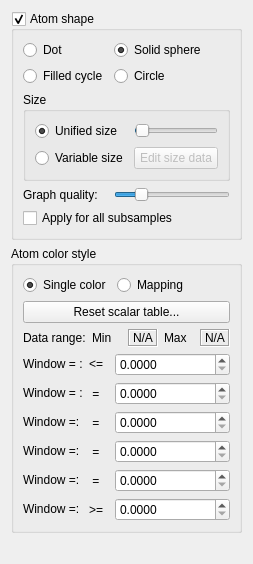
       <widget class="QWidget" name="atompropShape">
        <attribute name="title">
         <string>Shape and Color</string>
        </attribute>
        <layout class="QVBoxLayout" name="verticalLayout_17">
         <item>
          <widget class="QGroupBox" name="shapeoptionGroupBox">
           <property name="sizePolicy">
            <sizepolicy hsizetype="Preferred" vsizetype="Minimum">
             <horstretch>0</horstretch>
             <verstretch>0</verstretch>
            </sizepolicy>
           </property>
           <property name="title">
            <string>Atom shape</string>
           </property>
           <property name="alignment">
            <set>Qt::AlignLeading|Qt::AlignLeft|Qt::AlignTop</set>
           </property>
           <property name="flat">
            <bool>false</bool>
           </property>
           <property name="checkable">
            <bool>true</bool>
           </property>
           <layout class="QGridLayout" name="gridLayout_5">
            <item row="0" column="0">
             <widget class="QRadioButton" name="dotRadioButton">
              <property name="text">
               <string>Dot</string>
              </property>
              <property name="checked">
               <bool>false</bool>
              </property>
             </widget>
            </item>
            <item row="0" column="1">
             <widget class="QRadioButton" name="sphereRadioButton">
              <property name="text">
               <string>Solid sphere</string>
              </property>
              <property name="checked">
               <bool>true</bool>
              </property>
             </widget>
            </item>
            <item row="1" column="0">
             <widget class="QRadioButton" name="wireRadioButton">
              <property name="text">
               <string>Filled cycle</string>
              </property>
             </widget>
            </item>
            <item row="1" column="1">
             <widget class="QRadioButton" name="circleRadioButton">
              <property name="text">
               <string>Circle</string>
              </property>
             </widget>
            </item>
            <item row="2" column="0" colspan="2">
             <widget class="QGroupBox" name="AtomsizegroupBox">
              <property name="title">
               <string>Size</string>
              </property>
              <layout class="QGridLayout" name="gridLayout_4">
               <item row="0" column="0">
                <widget class="QRadioButton" name="atomunitsizeRadioButton">
                 <property name="text">
                  <string>Unified size</string>
                 </property>
                 <property name="checked">
                  <bool>true</bool>
                 </property>
                </widget>
               </item>
               <item row="0" column="1">
                <widget class="QSlider" name="atomsizeSlider">
                 <property name="toolTip">
                  <string>Change sphere size</string>
                 </property>
                 <property name="minimum">
                  <number>1</number>
                 </property>
                 <property name="maximum">
                  <number>500</number>
                 </property>
                 <property name="value">
                  <number>10</number>
                 </property>
                 <property name="orientation">
                  <enum>Qt::Horizontal</enum>
                 </property>
                </widget>
               </item>
               <item row="1" column="0">
                <widget class="QRadioButton" name="atomvairablesizeRadioButton">
                 <property name="text">
                  <string>Variable size</string>
                 </property>
                </widget>
               </item>
               <item row="1" column="1">
                <widget class="QPushButton" name="atomsizedataButton">
                 <property name="enabled">
                  <bool>false</bool>
                 </property>
                 <property name="text">
                  <string>Edit size data</string>
                 </property>
                </widget>
               </item>
              </layout>
             </widget>
            </item>
            <item row="3" column="0">
             <widget class="QLabel" name="label_34">
              <property name="text">
               <string>Graph quality:</string>
              </property>
              <property name="buddy">
               <cstring>graphqualitySlider</cstring>
              </property>
             </widget>
            </item>
            <item row="3" column="1">
             <widget class="QSlider" name="graphqualitySlider">
              <property name="minimum">
               <number>6</number>
              </property>
              <property name="maximum">
               <number>36</number>
              </property>
              <property name="pageStep">
               <number>3</number>
              </property>
              <property name="value">
               <number>12</number>
              </property>
              <property name="orientation">
               <enum>Qt::Horizontal</enum>
              </property>
             </widget>
            </item>
            <item row="4" column="0" colspan="2">
             <widget class="QCheckBox" name="atomsphaeApplyforAllCheckBox">
              <property name="text">
               <string>Apply for all subsamples</string>
              </property>
             </widget>
            </item>
           </layout>
          </widget>
         </item>
         <item>
          <widget class="QGroupBox" name="coloroptionGroupBox">
           <property name="sizePolicy">
            <sizepolicy hsizetype="Preferred" vsizetype="Fixed">
             <horstretch>0</horstretch>
             <verstretch>0</verstretch>
            </sizepolicy>
           </property>
           <property name="title">
            <string>Atom color style</string>
           </property>
           <layout class="QVBoxLayout" name="verticalLayout_16">
            <item>
             <layout class="QFormLayout" name="formLayout_7">
              <item row="0" column="0">
               <widget class="QRadioButton" name="singlecolorRadioButton">
                <property name="text">
                 <string>Single color</string>
                </property>
                <property name="checked">
                 <bool>true</bool>
                </property>
               </widget>
              </item>
              <item row="0" column="1">
               <widget class="QRadioButton" name="mappingcolorRadioButton">
                <property name="text">
                 <string>Mapping</string>
                </property>
               </widget>
              </item>
             </layout>
            </item>
            <item>
             <widget class="QStackedWidget" name="colorstyleStackedWidget">
              <property name="sizePolicy">
               <sizepolicy hsizetype="Minimum" vsizetype="Preferred">
                <horstretch>0</horstretch>
                <verstretch>0</verstretch>
               </sizepolicy>
              </property>
              <property name="lineWidth">
               <number>1</number>
              </property>
              <property name="currentIndex">
               <number>1</number>
              </property>
              <widget class="QWidget" name="singleColorPage">
               <layout class="QVBoxLayout" name="verticalLayout_8">
                <property name="leftMargin">
                 <number>0</number>
                </property>
                <property name="topMargin">
                 <number>0</number>
                </property>
                <property name="rightMargin">
                 <number>0</number>
                </property>
                <property name="bottomMargin">
                 <number>0</number>
                </property>
                <item>
                 <widget class="QPushButton" name="changeatomColorButton">
                  <property name="text">
                   <string>Change atom color</string>
                  </property>
                  <property name="iconSize">
                   <size>
                    <width>32</width>
                    <height>16</height>
                   </size>
                  </property>
                 </widget>
                </item>
                <item>
                 <spacer name="verticalSpacer_7">
                  <property name="orientation">
                   <enum>Qt::Vertical</enum>
                  </property>
                  <property name="sizeHint" stdset="0">
                   <size>
                    <width>20</width>
                    <height>40</height>
                   </size>
                  </property>
                 </spacer>
                </item>
               </layout>
              </widget>
              <widget class="QWidget" name="mappingColorPage">
               <property name="sizePolicy">
                <sizepolicy hsizetype="Preferred" vsizetype="Minimum">
                 <horstretch>0</horstretch>
                 <verstretch>0</verstretch>
                </sizepolicy>
               </property>
               <layout class="QVBoxLayout" name="verticalLayout_5">
                <property name="leftMargin">
                 <number>0</number>
                </property>
                <property name="topMargin">
                 <number>0</number>
                </property>
                <property name="rightMargin">
                 <number>0</number>
                </property>
                <property name="bottomMargin">
                 <number>0</number>
                </property>
                <item>
                 <widget class="QPushButton" name="newcolorpolicyButton">
                  <property name="enabled">
                   <bool>true</bool>
                  </property>
                  <property name="text">
                   <string>Reset scalar table...</string>
                  </property>
                  <property name="icon">
                   <iconset>
                    <normaloff>:/VisAtom2013_1/images/colormap.png</normaloff>:/VisAtom2013_1/images/colormap.png</iconset>
                  </property>
                  <property name="iconSize">
                   <size>
                    <width>48</width>
                    <height>16</height>
                   </size>
                  </property>
                 </widget>
                </item>
                <item>
                 <layout class="QGridLayout" name="gridLayout_3">
                  <property name="sizeConstraint">
                   <enum>QLayout::SetFixedSize</enum>
                  </property>
                  <property name="verticalSpacing">
                   <number>6</number>
                  </property>
                  <item row="0" column="1">
                   <widget class="QLabel" name="label_32">
                    <property name="sizePolicy">
                     <sizepolicy hsizetype="Preferred" vsizetype="Minimum">
                      <horstretch>0</horstretch>
                      <verstretch>0</verstretch>
                     </sizepolicy>
                    </property>
                    <property name="text">
                     <string>Min</string>
                    </property>
                   </widget>
                  </item>
                  <item row="0" column="2">
                   <widget class="QLabel" name="scalarminLabel">
                    <property name="sizePolicy">
                     <sizepolicy hsizetype="Preferred" vsizetype="Fixed">
                      <horstretch>0</horstretch>
                      <verstretch>0</verstretch>
                     </sizepolicy>
                    </property>
                    <property name="frameShape">
                     <enum>QFrame::Box</enum>
                    </property>
                    <property name="frameShadow">
                     <enum>QFrame::Sunken</enum>
                    </property>
                    <property name="text">
                     <string>N/A</string>
                    </property>
                   </widget>
                  </item>
                  <item row="0" column="3">
                   <widget class="QLabel" name="label_31">
                    <property name="sizePolicy">
                     <sizepolicy hsizetype="Preferred" vsizetype="Minimum">
                      <horstretch>0</horstretch>
                      <verstretch>0</verstretch>
                     </sizepolicy>
                    </property>
                    <property name="text">
                     <string>Max</string>
                    </property>
                   </widget>
                  </item>
                  <item row="0" column="4">
                   <widget class="QLabel" name="scalarmaxLabel">
                    <property name="sizePolicy">
                     <sizepolicy hsizetype="Preferred" vsizetype="Fixed">
                      <horstretch>0</horstretch>
                      <verstretch>0</verstretch>
                     </sizepolicy>
                    </property>
                    <property name="frameShape">
                     <enum>QFrame::Box</enum>
                    </property>
                    <property name="frameShadow">
                     <enum>QFrame::Sunken</enum>
                    </property>
                    <property name="text">
                     <string>N/A</string>
                    </property>
                   </widget>
                  </item>
                  <item row="0" column="0">
                   <widget class="QLabel" name="label_35">
                    <property name="sizePolicy">
                     <sizepolicy hsizetype="Preferred" vsizetype="Minimum">
                      <horstretch>0</horstretch>
                      <verstretch>0</verstretch>
                     </sizepolicy>
                    </property>
                    <property name="text">
                     <string>Data range:</string>
                    </property>
                   </widget>
                  </item>
                 </layout>
                </item>
                <item>
                 <layout class="QHBoxLayout" name="horizontalLayout_6">
                  <item>
                   <widget class="QLabel" name="scalarwin0Label">
                    <property name="sizePolicy">
                     <sizepolicy hsizetype="Fixed" vsizetype="Fixed">
                      <horstretch>0</horstretch>
                      <verstretch>0</verstretch>
                     </sizepolicy>
                    </property>
                    <property name="text">
                     <string>Window = :</string>
                    </property>
                    <property name="scaledContents">
                     <bool>false</bool>
                    </property>
                   </widget>
                  </item>
                  <item>
                   <widget class="QLabel" name="label_3">
                    <property name="sizePolicy">
                     <sizepolicy hsizetype="Fixed" vsizetype="Preferred">
                      <horstretch>0</horstretch>
                      <verstretch>0</verstretch>
                     </sizepolicy>
                    </property>
                    <property name="minimumSize">
                     <size>
                      <width>20</width>
                      <height>0</height>
                     </size>
                    </property>
                    <property name="text">
                     <string>&lt;=</string>
                    </property>
                   </widget>
                  </item>
                  <item>
                   <widget class="QDoubleSpinBox" name="scalarwin0SpinBox">
                    <property name="decimals">
                     <number>4</number>
                    </property>
                   </widget>
                  </item>
                 </layout>
                </item>
                <item>
                 <layout class="QHBoxLayout" name="horizontalLayout_27">
                  <item>
                   <widget class="QLabel" name="scalarwin1Label">
                    <property name="sizePolicy">
                     <sizepolicy hsizetype="Fixed" vsizetype="Fixed">
                      <horstretch>0</horstretch>
                      <verstretch>0</verstretch>
                     </sizepolicy>
                    </property>
                    <property name="text">
                     <string>Window = :</string>
                    </property>
                   </widget>
                  </item>
                  <item>
                   <widget class="QLabel" name="label_42">
                    <property name="sizePolicy">
                     <sizepolicy hsizetype="Fixed" vsizetype="Preferred">
                      <horstretch>0</horstretch>
                      <verstretch>0</verstretch>
                     </sizepolicy>
                    </property>
                    <property name="minimumSize">
                     <size>
                      <width>20</width>
                      <height>0</height>
                     </size>
                    </property>
                    <property name="text">
                     <string> =</string>
                    </property>
                   </widget>
                  </item>
                  <item>
                   <widget class="QDoubleSpinBox" name="scalarwin1SpinBox">
                    <property name="decimals">
                     <number>4</number>
                    </property>
                   </widget>
                  </item>
                 </layout>
                </item>
                <item>
                 <layout class="QHBoxLayout" name="horizontalLayout_28">
                  <item>
                   <widget class="QLabel" name="scalarwin2Label">
                    <property name="sizePolicy">
                     <sizepolicy hsizetype="Fixed" vsizetype="Fixed">
                      <horstretch>0</horstretch>
                      <verstretch>0</verstretch>
                     </sizepolicy>
                    </property>
                    <property name="text">
                     <string>Window =: </string>
                    </property>
                   </widget>
                  </item>
                  <item>
                   <widget class="QLabel" name="label_45">
                    <property name="sizePolicy">
                     <sizepolicy hsizetype="Fixed" vsizetype="Preferred">
                      <horstretch>0</horstretch>
                      <verstretch>0</verstretch>
                     </sizepolicy>
                    </property>
                    <property name="minimumSize">
                     <size>
                      <width>20</width>
                      <height>0</height>
                     </size>
                    </property>
                    <property name="text">
                     <string> =</string>
                    </property>
                   </widget>
                  </item>
                  <item>
                   <widget class="QDoubleSpinBox" name="scalarwin2SpinBox">
                    <property name="decimals">
                     <number>4</number>
                    </property>
                   </widget>
                  </item>
                 </layout>
                </item>
                <item>
                 <layout class="QHBoxLayout" name="horizontalLayout_29">
                  <item>
                   <widget class="QLabel" name="scalarwin3Label">
                    <property name="sizePolicy">
                     <sizepolicy hsizetype="Fixed" vsizetype="Fixed">
                      <horstretch>0</horstretch>
                      <verstretch>0</verstretch>
                     </sizepolicy>
                    </property>
                    <property name="text">
                     <string>Window =: </string>
                    </property>
                   </widget>
                  </item>
                  <item>
                   <widget class="QLabel" name="label_48">
                    <property name="sizePolicy">
                     <sizepolicy hsizetype="Fixed" vsizetype="Preferred">
                      <horstretch>0</horstretch>
                      <verstretch>0</verstretch>
                     </sizepolicy>
                    </property>
                    <property name="minimumSize">
                     <size>
                      <width>20</width>
                      <height>0</height>
                     </size>
                    </property>
                    <property name="text">
                     <string> =</string>
                    </property>
                   </widget>
                  </item>
                  <item>
                   <widget class="QDoubleSpinBox" name="scalarwin3SpinBox">
                    <property name="decimals">
                     <number>4</number>
                    </property>
                   </widget>
                  </item>
                 </layout>
                </item>
                <item>
                 <layout class="QHBoxLayout" name="horizontalLayout_30">
                  <item>
                   <widget class="QLabel" name="scalarwin4Label">
                    <property name="sizePolicy">
                     <sizepolicy hsizetype="Fixed" vsizetype="Fixed">
                      <horstretch>0</horstretch>
                      <verstretch>0</verstretch>
                     </sizepolicy>
                    </property>
                    <property name="text">
                     <string>Window =: </string>
                    </property>
                   </widget>
                  </item>
                  <item>
                   <widget class="QLabel" name="label_51">
                    <property name="sizePolicy">
                     <sizepolicy hsizetype="Fixed" vsizetype="Preferred">
                      <horstretch>0</horstretch>
                      <verstretch>0</verstretch>
                     </sizepolicy>
                    </property>
                    <property name="minimumSize">
                     <size>
                      <width>20</width>
                      <height>0</height>
                     </size>
                    </property>
                    <property name="text">
                     <string> =</string>
                    </property>
                   </widget>
                  </item>
                  <item>
                   <widget class="QDoubleSpinBox" name="scalarwin4SpinBox">
                    <property name="decimals">
                     <number>4</number>
                    </property>
                   </widget>
                  </item>
                 </layout>
                </item>
                <item>
                 <layout class="QHBoxLayout" name="horizontalLayout_32">
                  <item>
                   <widget class="QLabel" name="scalarwin5Label">
                    <property name="sizePolicy">
                     <sizepolicy hsizetype="Fixed" vsizetype="Fixed">
                      <horstretch>0</horstretch>
                      <verstretch>0</verstretch>
                     </sizepolicy>
                    </property>
                    <property name="text">
                     <string>Window =: </string>
                    </property>
                   </widget>
                  </item>
                  <item>
                   <widget class="QLabel" name="label_57">
                    <property name="sizePolicy">
                     <sizepolicy hsizetype="Fixed" vsizetype="Preferred">
                      <horstretch>0</horstretch>
                      <verstretch>0</verstretch>
                     </sizepolicy>
                    </property>
                    <property name="minimumSize">
                     <size>
                      <width>20</width>
                      <height>0</height>
                     </size>
                    </property>
                    <property name="text">
                     <string>&gt;=</string>
                    </property>
                   </widget>
                  </item>
                  <item>
                   <widget class="QDoubleSpinBox" name="scalarwin5SpinBox">
                    <property name="decimals">
                     <number>4</number>
                    </property>
                   </widget>
                  </item>
                 </layout>
                </item>
               </layout>
              </widget>
             </widget>
            </item>
           </layout>
          </widget>
         </item>
         <item>
          <spacer name="verticalSpacer_6">
           <property name="orientation">
            <enum>Qt::Vertical</enum>
           </property>
           <property name="sizeHint" stdset="0">
            <size>
             <width>20</width>
             <height>20</height>
            </size>
           </property>
          </spacer>
         </item>
        </layout>
       </widget>
